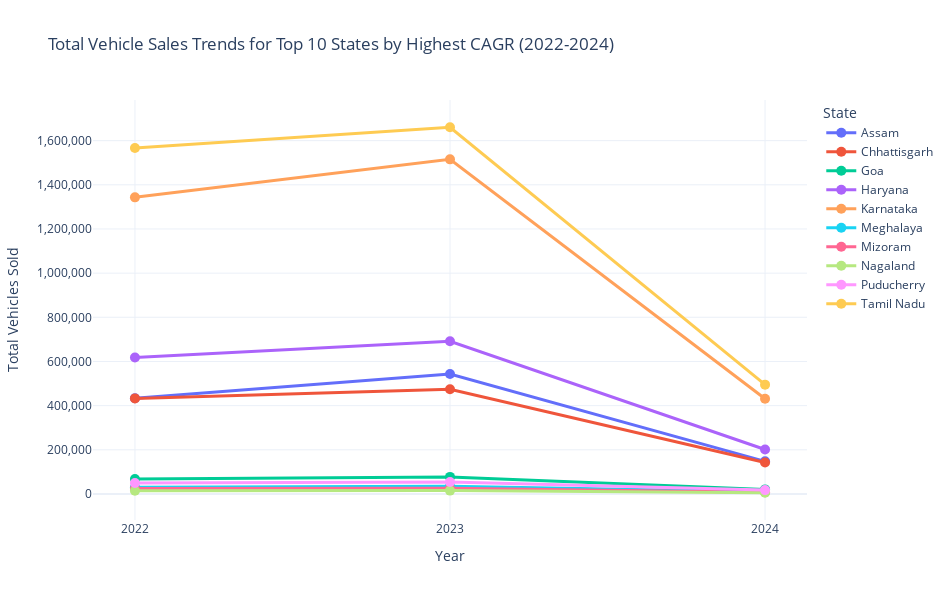

The notebook cell saved with this chart:
### Code cell
# Create a line chart to visualize year-over-year trends for top 10 states with highest growth
top_states_list = top_10_states_by_cagr["state"].tolist()

# Filter the yearly sales data for only the top 10 states
top_states_yearly_data = yearly_state_sales[
    yearly_state_sales["state"].isin(top_states_list)
]

# Create line chart
fig = px.line(
    top_states_yearly_data,
    x="year",
    y="total_vehicles_sold",
    color="state",
    markers=True,
    title="Total Vehicle Sales Trends for Top 10 States by Highest CAGR (2022-2024)",
    labels={"total_vehicles_sold": "Total Vehicles Sold", "year": "Year"},
    template="plotly_white",
)

# Format y-axis to show thousands/millions appropriately
fig.update_layout(
    yaxis=dict(
        title="Total Vehicles Sold",
        tickformat=",",
    ),
    xaxis=dict(tickvals=[2022, 2023, 2024], title="Year"),
    legend_title="State",
    height=600,
    width=950,
)

# Make the lines thicker and markers more visible
fig.update_traces(line=dict(width=3), marker=dict(size=10))

fig.show()

### Figure 1 — Plotly figure (JSON) as saved in the notebook; plotly's stock layout.template omitted (floating-point values rounded to 4 significant figures)
{"data": [{"hovertemplate": "state=Assam<br>Year=%{x}<br>Total Vehicles Sold=%{y}<extra></extra>", "legendgroup": "Assam", "line": {"color": "#636efa", "dash": "solid", "width": 3}, "marker": {"size": 10, "symbol": "circle"}, "mode": "lines+markers", "name": "Assam", "orientation": "v", "showlegend": true, "type": "scatter", "x": [2022, 2023, 2024], "xaxis": "x", "y": [433527, 542875, 147611], "yaxis": "y"}, {"hovertemplate": "state=Chhattisgarh<br>Year=%{x}<br>Total Vehicles Sold=%{y}<extra></extra>", "legendgroup": "Chhattisgarh", "line": {"color": "#EF553B", "dash": "solid", "width": 3}, "marker": {"size": 10, "symbol": "circle"}, "mode": "lines+markers", "name": "Chhattisgarh", "orientation": "v", "showlegend": true, "type": "scatter", "x": [2022, 2023, 2024], "xaxis": "x", "y": [432818, 473973, 142456], "yaxis": "y"}, {"hovertemplate": "state=Goa<br>Year=%{x}<br>Total Vehicles Sold=%{y}<extra></extra>", "legendgroup": "Goa", "line": {"color": "#00cc96", "dash": "solid", "width": 3}, "marker": {"size": 10, "symbol": "circle"}, "mode": "lines+markers", "name": "Goa", "orientation": "v", "showlegend": true, "type": "scatter", "x": [2022, 2023, 2024], "xaxis": "x", "y": [68010, 77362, 20689], "yaxis": "y"}, {"hovertemplate": "state=Haryana<br>Year=%{x}<br>Total Vehicles Sold=%{y}<extra></extra>", "legendgroup": "Haryana", "line": {"color": "#ab63fa", "dash": "solid", "width": 3}, "marker": {"size": 10, "symbol": "circle"}, "mode": "lines+markers", "name": "Haryana", "orientation": "v", "showlegend": true, "type": "scatter", "x": [2022, 2023, 2024], "xaxis": "x", "y": [618249, 691693, 201143], "yaxis": "y"}, {"hovertemplate": "state=Karnataka<br>Year=%{x}<br>Total Vehicles Sold=%{y}<extra></extra>", "legendgroup": "Karnataka", "line": {"color": "#FFA15A", "dash": "solid", "width": 3}, "marker": {"size": 10, "symbol": "circle"}, "mode": "lines+markers", "name": "Karnataka", "orientation": "v", "showlegend": true, "type": "scatter", "x": [2022, 2023, 2024], "xaxis": "x", "y": [1343234, 1515274, 430905], "yaxis": "y"}, {"hovertemplate": "state=Meghalaya<br>Year=%{x}<br>Total Vehicles Sold=%{y}<extra></extra>", "legendgroup": "Meghalaya", "line": {"color": "#19d3f3", "dash": "solid", "width": 3}, "marker": {"size": 10, "symbol": "circle"}, "mode": "lines+markers", "name": "Meghalaya", "orientation": "v", "showlegend": true, "type": "scatter", "x": [2022, 2023, 2024], "xaxis": "x", "y": [30277, 35113, 9628], "yaxis": "y"}, {"hovertemplate": "state=Mizoram<br>Year=%{x}<br>Total Vehicles Sold=%{y}<extra></extra>", "legendgroup": "Mizoram", "line": {"color": "#FF6692", "dash": "solid", "width": 3}, "marker": {"size": 10, "symbol": "circle"}, "mode": "lines+markers", "name": "Mizoram", "orientation": "v", "showlegend": true, "type": "scatter", "x": [2022, 2023, 2024], "xaxis": "x", "y": [24243, 26117, 7420], "yaxis": "y"}, {"hovertemplate": "state=Nagaland<br>Year=%{x}<br>Total Vehicles Sold=%{y}<extra></extra>", "legendgroup": "Nagaland", "line": {"color": "#B6E880", "dash": "solid", "width": 3}, "marker": {"size": 10, "symbol": "circle"}, "mode": "lines+markers", "name": "Nagaland", "orientation": "v", "showlegend": true, "type": "scatter", "x": [2022, 2023, 2024], "xaxis": "x", "y": [14179, 15160, 5483], "yaxis": "y"}, {"hovertemplate": "state=Puducherry<br>Year=%{x}<br>Total Vehicles Sold=%{y}<extra></extra>", "legendgroup": "Puducherry", "line": {"color": "#FF97FF", "dash": "solid", "width": 3}, "marker": {"size": 10, "symbol": "circle"}, "mode": "lines+markers", "name": "Puducherry", "orientation": "v", "showlegend": true, "type": "scatter", "x": [2022, 2023, 2024], "xaxis": "x", "y": [49662, 54252, 17503], "yaxis": "y"}, {"hovertemplate": "state=Tamil Nadu<br>Year=%{x}<br>Total Vehicles Sold=%{y}<extra></extra>", "legendgroup": "Tamil Nadu", "line": {"color": "#FECB52", "dash": "solid", "width": 3}, "marker": {"size": 10, "symbol": "circle"}, "mode": "lines+markers", "name": "Tamil Nadu", "orientation": "v", "showlegend": true, "type": "scatter", "x": [2022, 2023, 2024], "xaxis": "x", "y": [1566918, 1660684, 495075], "yaxis": "y"}], "layout": {"height": 600, "legend": {"title": {"text": "State"}, "tracegroupgap": 0}, "title": {"text": "Total Vehicle Sales Trends for Top 10 States by Highest CAGR (2022-2024)"}, "width": 950, "xaxis": {"anchor": "y", "domain": [0, 1], "tickvals": [2022, 2023, 2024], "title": {"text": "Year"}}, "yaxis": {"anchor": "x", "domain": [0, 1], "tickformat": ",", "title": {"text": "Total Vehicles Sold"}}}}
